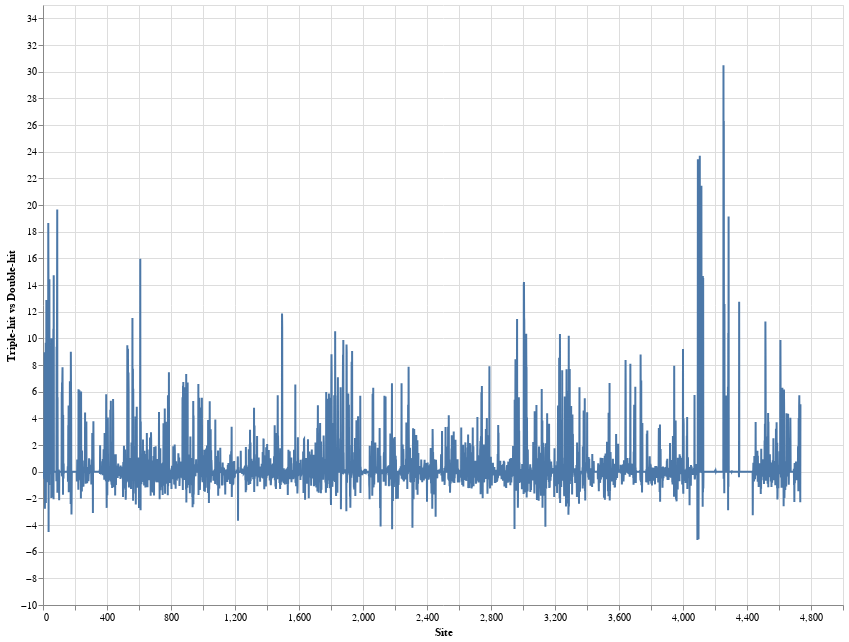

The code cell stored with this chart in its notebook:
### Code cell
source = df

line = alt.Chart(source).mark_line().encode(
    x='Site',
    y='Triple-hit vs Double-hit'
).properties(
    width=800,
    height=600).interactive()

line

### Figure 1 — Vega-Lite specification as saved in the notebook (floating-point values rounded to 4 significant figures; data arrays with more than 128 entries replaced by an {"elided": "..."} marker saying what was removed)
{"config": {"view": {"continuousWidth": 400, "continuousHeight": 300}}, "data": {"name": "data-eece004e0867cc40114d5982dc56cef3"}, "mark": "line", "encoding": {"x": {"type": "quantitative", "field": "Site"}, "y": {"type": "quantitative", "field": "Triple-hit vs Double-hit"}}, "height": 600, "selection": {"selector010": {"type": "interval", "bind": "scales", "encodings": ["x", "y"]}}, "width": 800, "$schema": "https://vega.github.io/schema/vega-lite/v4.8.1.json", "datasets": {"data-eece004e0867cc40114d5982dc56cef3": {"elided": "4734 records"}}}
